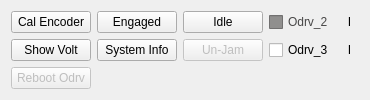
   <widget class="QWidget" name="layoutWidget">
    <property name="geometry">
     <rect>
      <x>20</x>
      <y>411</y>
      <width>370</width>
      <height>89</height>
     </rect>
    </property>
    <layout class="QGridLayout" name="gridLayout_3">
     <item row="0" column="0">
      <widget class="QPushButton" name="cal_encoder_pushButton">
       <property name="text">
        <string>Cal Encoder</string>
       </property>
      </widget>
     </item>
     <item row="0" column="1">
      <widget class="QPushButton" name="closed_loop_pushButton">
       <property name="text">
        <string>Engaged</string>
       </property>
      </widget>
     </item>
     <item row="0" column="2">
      <widget class="QPushButton" name="idle_pushButton">
       <property name="text">
        <string>Idle</string>
       </property>
      </widget>
     </item>
     <item row="0" column="3">
      <widget class="QCheckBox" name="odrv_2_ck">
       <property name="enabled">
        <bool>false</bool>
       </property>
       <property name="palette">
        <palette>
         <active>
          <colorrole role="WindowText">
           <brush brushstyle="SolidPattern">
            <color alpha="255">
             <red>0</red>
             <green>0</green>
             <blue>0</blue>
            </color>
           </brush>
          </colorrole>
          <colorrole role="Button">
           <brush brushstyle="SolidPattern">
            <color alpha="255">
             <red>144</red>
             <green>143</green>
             <blue>142</blue>
            </color>
           </brush>
          </colorrole>
          <colorrole role="Light">
           <brush brushstyle="SolidPattern">
            <color alpha="255">
             <red>216</red>
             <green>215</green>
             <blue>213</blue>
            </color>
           </brush>
          </colorrole>
          <colorrole role="Midlight">
           <brush brushstyle="SolidPattern">
            <color alpha="255">
             <red>180</red>
             <green>179</green>
             <blue>177</blue>
            </color>
           </brush>
          </colorrole>
          <colorrole role="Dark">
           <brush brushstyle="SolidPattern">
            <color alpha="255">
             <red>72</red>
             <green>71</green>
             <blue>71</blue>
            </color>
           </brush>
          </colorrole>
          <colorrole role="Mid">
           <brush brushstyle="SolidPattern">
            <color alpha="255">
             <red>96</red>
             <green>95</green>
             <blue>95</blue>
            </color>
           </brush>
          </colorrole>
          <colorrole role="Text">
           <brush brushstyle="SolidPattern">
            <color alpha="255">
             <red>0</red>
             <green>0</green>
             <blue>0</blue>
            </color>
           </brush>
          </colorrole>
          <colorrole role="BrightText">
           <brush brushstyle="SolidPattern">
            <color alpha="255">
             <red>255</red>
             <green>255</green>
             <blue>255</blue>
            </color>
           </brush>
          </colorrole>
          <colorrole role="ButtonText">
           <brush brushstyle="SolidPattern">
            <color alpha="255">
             <red>0</red>
             <green>0</green>
             <blue>0</blue>
            </color>
           </brush>
          </colorrole>
          <colorrole role="Base">
           <brush brushstyle="SolidPattern">
            <color alpha="255">
             <red>255</red>
             <green>255</green>
             <blue>255</blue>
            </color>
           </brush>
          </colorrole>
          <colorrole role="Window">
           <brush brushstyle="SolidPattern">
            <color alpha="255">
             <red>144</red>
             <green>143</green>
             <blue>142</blue>
            </color>
           </brush>
          </colorrole>
          <colorrole role="Shadow">
           <brush brushstyle="SolidPattern">
            <color alpha="255">
             <red>0</red>
             <green>0</green>
             <blue>0</blue>
            </color>
           </brush>
          </colorrole>
          <colorrole role="AlternateBase">
           <brush brushstyle="SolidPattern">
            <color alpha="255">
             <red>199</red>
             <green>199</green>
             <blue>198</blue>
            </color>
           </brush>
          </colorrole>
          <colorrole role="ToolTipBase">
           <brush brushstyle="SolidPattern">
            <color alpha="255">
             <red>255</red>
             <green>255</green>
             <blue>220</blue>
            </color>
           </brush>
          </colorrole>
          <colorrole role="ToolTipText">
           <brush brushstyle="SolidPattern">
            <color alpha="255">
             <red>0</red>
             <green>0</green>
             <blue>0</blue>
            </color>
           </brush>
          </colorrole>
          <colorrole role="PlaceholderText">
           <brush brushstyle="NoBrush">
            <color alpha="128">
             <red>0</red>
             <green>0</green>
             <blue>0</blue>
            </color>
           </brush>
          </colorrole>
         </active>
         <inactive>
          <colorrole role="WindowText">
           <brush brushstyle="SolidPattern">
            <color alpha="255">
             <red>0</red>
             <green>0</green>
             <blue>0</blue>
            </color>
           </brush>
          </colorrole>
          <colorrole role="Button">
           <brush brushstyle="SolidPattern">
            <color alpha="255">
             <red>144</red>
             <green>143</green>
             <blue>142</blue>
            </color>
           </brush>
          </colorrole>
          <colorrole role="Light">
           <brush brushstyle="SolidPattern">
            <color alpha="255">
             <red>216</red>
             <green>215</green>
             <blue>213</blue>
            </color>
           </brush>
          </colorrole>
          <colorrole role="Midlight">
           <brush brushstyle="SolidPattern">
            <color alpha="255">
             <red>180</red>
             <green>179</green>
             <blue>177</blue>
            </color>
           </brush>
          </colorrole>
          <colorrole role="Dark">
           <brush brushstyle="SolidPattern">
            <color alpha="255">
             <red>72</red>
             <green>71</green>
             <blue>71</blue>
            </color>
           </brush>
          </colorrole>
          <colorrole role="Mid">
           <brush brushstyle="SolidPattern">
            <color alpha="255">
             <red>96</red>
             <green>95</green>
             <blue>95</blue>
            </color>
           </brush>
          </colorrole>
          <colorrole role="Text">
           <brush brushstyle="SolidPattern">
            <color alpha="255">
             <red>0</red>
             <green>0</green>
             <blue>0</blue>
            </color>
           </brush>
          </colorrole>
          <colorrole role="BrightText">
           <brush brushstyle="SolidPattern">
            <color alpha="255">
             <red>255</red>
             <green>255</green>
             <blue>255</blue>
            </color>
           </brush>
          </colorrole>
          <colorrole role="ButtonText">
           <brush brushstyle="SolidPattern">
            <color alpha="255">
             <red>0</red>
             <green>0</green>
             <blue>0</blue>
            </color>
           </brush>
          </colorrole>
          <colorrole role="Base">
           <brush brushstyle="SolidPattern">
            <color alpha="255">
             <red>255</red>
             <green>255</green>
             <blue>255</blue>
            </color>
           </brush>
          </colorrole>
          <colorrole role="Window">
           <brush brushstyle="SolidPattern">
            <color alpha="255">
             <red>144</red>
             <green>143</green>
             <blue>142</blue>
            </color>
           </brush>
          </colorrole>
          <colorrole role="Shadow">
           <brush brushstyle="SolidPattern">
            <color alpha="255">
             <red>0</red>
             <green>0</green>
             <blue>0</blue>
            </color>
           </brush>
          </colorrole>
          <colorrole role="AlternateBase">
           <brush brushstyle="SolidPattern">
            <color alpha="255">
             <red>199</red>
             <green>199</green>
             <blue>198</blue>
            </color>
           </brush>
          </colorrole>
          <colorrole role="ToolTipBase">
           <brush brushstyle="SolidPattern">
            <color alpha="255">
             <red>255</red>
             <green>255</green>
             <blue>220</blue>
            </color>
           </brush>
          </colorrole>
          <colorrole role="ToolTipText">
           <brush brushstyle="SolidPattern">
            <color alpha="255">
             <red>0</red>
             <green>0</green>
             <blue>0</blue>
            </color>
           </brush>
          </colorrole>
          <colorrole role="PlaceholderText">
           <brush brushstyle="NoBrush">
            <color alpha="128">
             <red>0</red>
             <green>0</green>
             <blue>0</blue>
            </color>
           </brush>
          </colorrole>
         </inactive>
         <disabled>
          <colorrole role="WindowText">
           <brush brushstyle="SolidPattern">
            <color alpha="255">
             <red>72</red>
             <green>71</green>
             <blue>71</blue>
            </color>
           </brush>
          </colorrole>
          <colorrole role="Button">
           <brush brushstyle="SolidPattern">
            <color alpha="255">
             <red>144</red>
             <green>143</green>
             <blue>142</blue>
            </color>
           </brush>
          </colorrole>
          <colorrole role="Light">
           <brush brushstyle="SolidPattern">
            <color alpha="255">
             <red>216</red>
             <green>215</green>
             <blue>213</blue>
            </color>
           </brush>
          </colorrole>
          <colorrole role="Midlight">
           <brush brushstyle="SolidPattern">
            <color alpha="255">
             <red>180</red>
             <green>179</green>
             <blue>177</blue>
            </color>
           </brush>
          </colorrole>
          <colorrole role="Dark">
           <brush brushstyle="SolidPattern">
            <color alpha="255">
             <red>72</red>
             <green>71</green>
             <blue>71</blue>
            </color>
           </brush>
          </colorrole>
          <colorrole role="Mid">
           <brush brushstyle="SolidPattern">
            <color alpha="255">
             <red>96</red>
             <green>95</green>
             <blue>95</blue>
            </color>
           </brush>
          </colorrole>
          <colorrole role="Text">
           <brush brushstyle="SolidPattern">
            <color alpha="255">
             <red>72</red>
             <green>71</green>
             <blue>71</blue>
            </color>
           </brush>
          </colorrole>
          <colorrole role="BrightText">
           <brush brushstyle="SolidPattern">
            <color alpha="255">
             <red>255</red>
             <green>255</green>
             <blue>255</blue>
            </color>
           </brush>
          </colorrole>
          <colorrole role="ButtonText">
           <brush brushstyle="SolidPattern">
            <color alpha="255">
             <red>72</red>
             <green>71</green>
             <blue>71</blue>
            </color>
           </brush>
          </colorrole>
          <colorrole role="Base">
           <brush brushstyle="SolidPattern">
            <color alpha="255">
             <red>144</red>
             <green>143</green>
             <blue>142</blue>
            </color>
           </brush>
          </colorrole>
          <colorrole role="Window">
           <brush brushstyle="SolidPattern">
            <color alpha="255">
             <red>144</red>
             <green>143</green>
             <blue>142</blue>
            </color>
           </brush>
          </colorrole>
          <colorrole role="Shadow">
           <brush brushstyle="SolidPattern">
            <color alpha="255">
             <red>0</red>
             <green>0</green>
             <blue>0</blue>
            </color>
           </brush>
          </colorrole>
          <colorrole role="AlternateBase">
           <brush brushstyle="SolidPattern">
            <color alpha="255">
             <red>144</red>
             <green>143</green>
             <blue>142</blue>
            </color>
           </brush>
          </colorrole>
          <colorrole role="ToolTipBase">
           <brush brushstyle="SolidPattern">
            <color alpha="255">
             <red>255</red>
             <green>255</green>
             <blue>220</blue>
            </color>
           </brush>
          </colorrole>
          <colorrole role="ToolTipText">
           <brush brushstyle="SolidPattern">
            <color alpha="255">
             <red>0</red>
             <green>0</green>
             <blue>0</blue>
            </color>
           </brush>
          </colorrole>
          <colorrole role="PlaceholderText">
           <brush brushstyle="NoBrush">
            <color alpha="128">
             <red>0</red>
             <green>0</green>
             <blue>0</blue>
            </color>
           </brush>
          </colorrole>
         </disabled>
        </palette>
       </property>
       <property name="text">
        <string>Odrv_2</string>
       </property>
      </widget>
     </item>
     <item row="0" column="4">
      <widget class="QLabel" name="label_odrv2_ei">
       <property name="text">
        <string>I</string>
       </property>
       <property name="alignment">
        <set>Qt::AlignCenter</set>
       </property>
      </widget>
     </item>
     <item row="1" column="0">
      <widget class="QPushButton" name="show_volt_pushButton">
       <property name="text">
        <string>Show Volt</string>
       </property>
      </widget>
     </item>
     <item row="1" column="1">
      <widget class="QPushButton" name="sys_info_pushButton">
       <property name="text">
        <string>System Info</string>
       </property>
      </widget>
     </item>
     <item row="1" column="2">
      <widget class="QPushButton" name="unjam_pushButton">
       <property name="enabled">
        <bool>false</bool>
       </property>
       <property name="text">
        <string>Un-Jam</string>
       </property>
      </widget>
     </item>
     <item row="1" column="3">
      <widget class="QCheckBox" name="odrv_3_ck">
       <property name="text">
        <string>Odrv_3</string>
       </property>
      </widget>
     </item>
     <item row="1" column="4">
      <widget class="QLabel" name="label_odrv3_ei">
       <property name="text">
        <string>I</string>
       </property>
       <property name="alignment">
        <set>Qt::AlignCenter</set>
       </property>
      </widget>
     </item>
     <item row="2" column="0">
      <widget class="QPushButton" name="reboot_odrv_pushButton">
       <property name="enabled">
        <bool>false</bool>
       </property>
       <property name="text">
        <string>Reboot Odrv</string>
       </property>
      </widget>
     </item>
    </layout>
   </widget>
